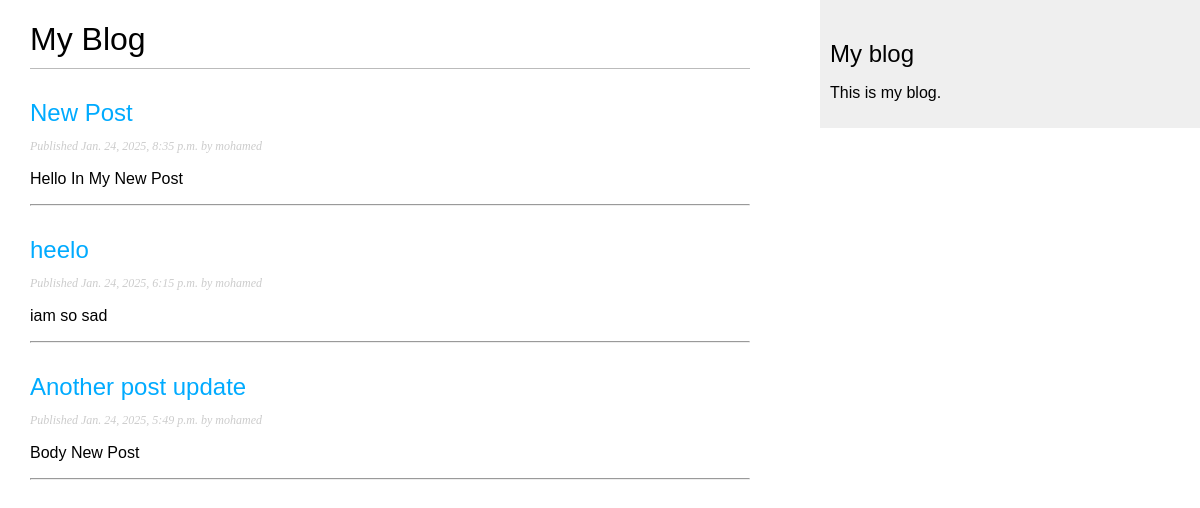
Screenshot of /blog/ with the database file from the repository.
### blog/models.py (models this page shows, shortened)
class Post(models.Model):
    class Status(models.TextChoices):
        DRAFT = 'DF', 'Draft'
        PUBLISHED = 'PB', 'Published'
    title = models.CharField(max_length=250)
    slug = models.SlugField(max_length=250)
    author = models.ForeignKey(User,  on_delete=models.CASCADE, related_name='blog_posts')
    body = models.TextField()
    publish = models.DateTimeField(default=timezone.now)
    created = models.DateTimeField(auto_now_add=True)
    updated = models.DateTimeField(auto_now=True)
    status = models.CharField(max_length=2, choices=Status.choices, default=Status.DRAFT)
    class Meta:
        ordering = ['-publish']
        indexes = [
            models.Index(fields=['-publish'])
        ]

### blog/views.py (the view)
# urls.py: path('', views.post_list,name='post_list'),
def post_list(request):
    posts = Post.objects.all()
    return render(request, 'blog/post/list.html', {'posts':posts})

### blog/templates/blog/post/list.html (shortened to what this page needs)
{% extends "blog/base.html" %}
{% block content %}
    <h1>My Blog</h1>
    {% for post in posts %}
        <h2>
        <a href="{% url 'blog:post_detail' post.id %}">
        {{ post.title }}
        </a>
        </h2>
        <p class="date">
        Published {{ post.publish }} by {{ post.author }}
        </p>
        {{ post.body|truncatewords:30|linebreaks }}
        <hr />
    {% endfor %}
{% endblock %}

### blog/templates/blog/base.html (shortened to what this page needs)
{% load static %}
<!DOCTYPE html>
<html lang="en">
<head>
    <link href= "{% static "css/blog.css" %}" rel="stylesheet" >
</head>
    <body>
        <div id="content">
            {% block content %}
            {% endblock %}
        </div>
        <div id="sidebar">
            <h2>My blog</h2>
            <p>This is my blog.</p>
        </div>
    </body>
</html>

### blog/css/blog.css (style rules this page uses)
body { margin:0; padding:0; font-family:helvetica, sans-serif; }
a { color:#00abff; text-decoration:none; }
h1 { font-weight:normal; border-bottom:1px solid #bbb; padding:0 0 10px 0; }
h2 { font-weight:normal; margin:30px 0 0; }
#content { float:left; width:60%; padding:0 0 0 30px; }
#sidebar { float:right; width:30%; padding:10px; background:#efefef; height:100%; }
p.date { color:#ccc; font-family: georgia, serif; font-size: 12px; font-style: italic; }

### rows the page displays
Post: title "New Post", publish "Jan. 24, 2025, 8:35 p.m.", author "mohamed", body "Hello In My New Post"
Post: title "heelo", publish "Jan. 24, 2025, 6:15 p.m.", author "mohamed", body "iam so sad"
Post: title "Another post update", publish "Jan. 24, 2025, 5:49 p.m.", author "mohamed", body "Body New Post"
